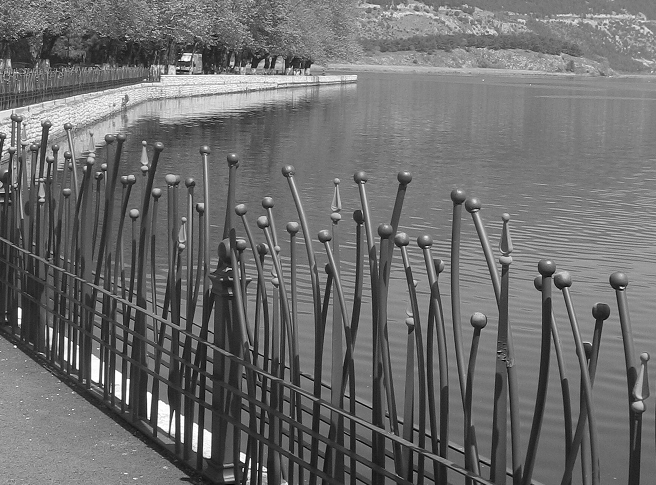
%> input picture 7200OT_Code file/Chap 02/my_image.bmp, 656 x 485 px
$ octave ThresholdingUsingIndexing.m   (GNU Octave 9; MATLAB toolbox functions it lacks are replaced by stand-ins)
%> lines starting %> are read from the running program, lines starting %| are printed output that depends on the picture; in (x1, y1, x2, y2) boxes, pixels count from 0 and x2, y2 are one past the last pixel; in counts of white or black regions, pixels touching at a corner belong together; the program's own positions count from 1
img = imread('my_image.bmp');		% Read image
%> img is the input picture: size 485x656 uint8; min 0, max 255, mean 109.7
subplot (1,2,1)				% Open a figure for 2 images
imshow(img)				% Show original image
title ('Original image')		% Add title
threshold = 150; 			% Set threshold level
img(img > 150) = 255;			% Set pixels above 150 to 255
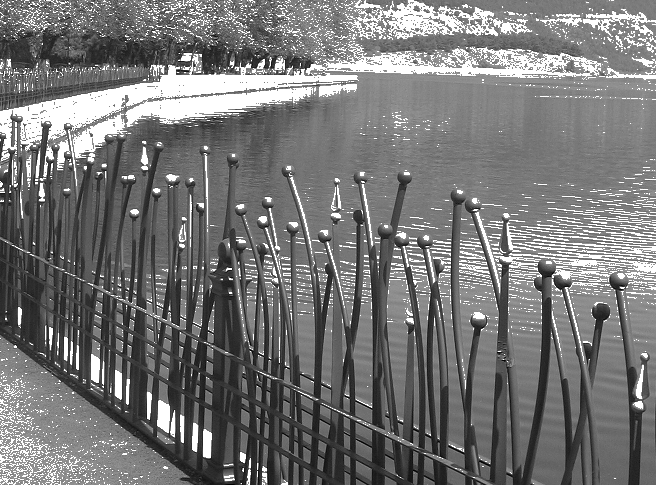
%> img: size 485x656 uint8; 12.1% of pixels changed, all inside (x1, y1, x2, y2) = (0, 0, 656, 485)
img(img <= 150) = 0;			% Set pixels below 150 to 0
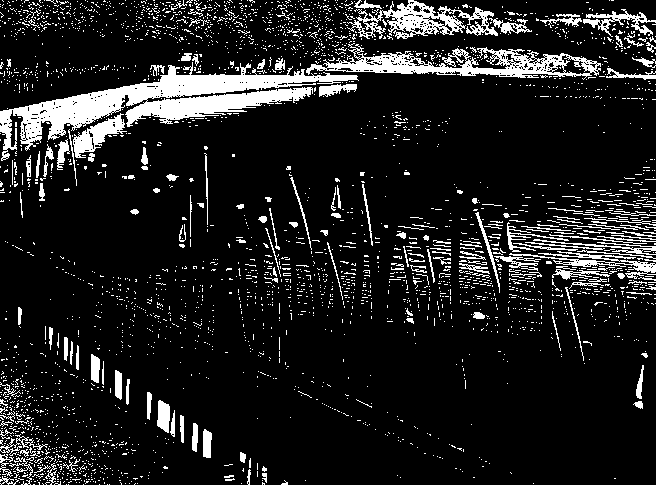
%> img: size 485x656 uint8; 12.2% white; 3176 white regions (3002 under 20 px), largest, box (x1, y1, x2, y2) and area: (0, 62, 359, 161) 9990, (306, 43, 601, 80) 3814, (347, 0, 498, 39) 2329
img = logical(img);
subplot (1,2,2)				% Make second image spot active
imshow(img)				% Show thresholded image
title ('Thresholded image')		% Add title

$ run again, with 7200OT_Code file/Chap 02/holiday_image2.bmp copied over 7200OT_Code file/Chap 02/my_image.bmp
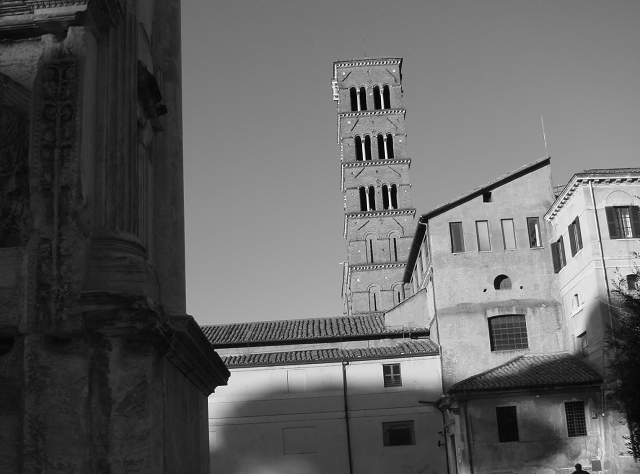
%> input picture 7200OT_Code file/Chap 02/holiday_image2.bmp, 640 x 474 px
%> img is the input picture: size 474x640 uint8; min 0, max 253, mean 98.4
%> `img(img > 150) = 255;`:
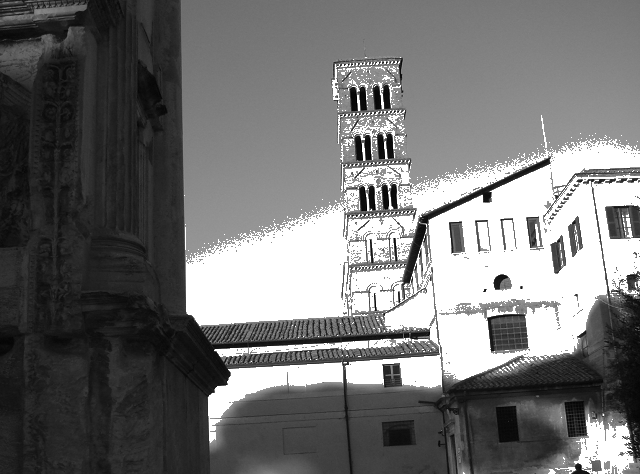
%> img: size 474x640 uint8; min 0, max 255, mean 114.5
%> `img(img <= 150) = 0;`:
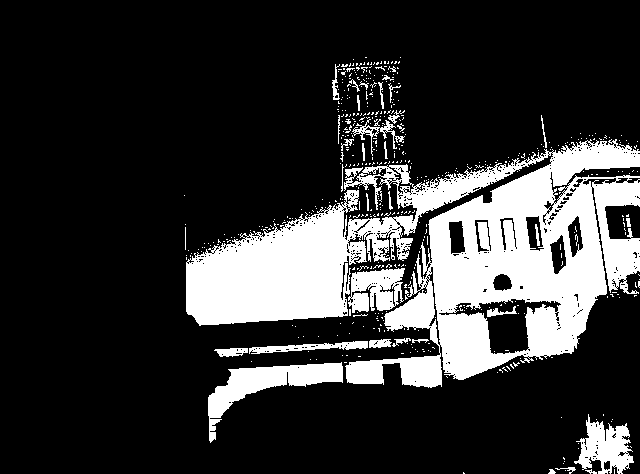
%> img: size 474x640 uint8; 20.8% white; 511 white regions (477 under 20 px), largest, box (x1, y1, x2, y2) and area: (186, 139, 640, 388) 52204, (208, 362, 343, 443) 3265, (574, 414, 634, 474) 1917

$ run again, with 7200OT_Code file/Chap 02/grandma.JPG saved as 7200OT_Code file/Chap 02/my_image.bmp
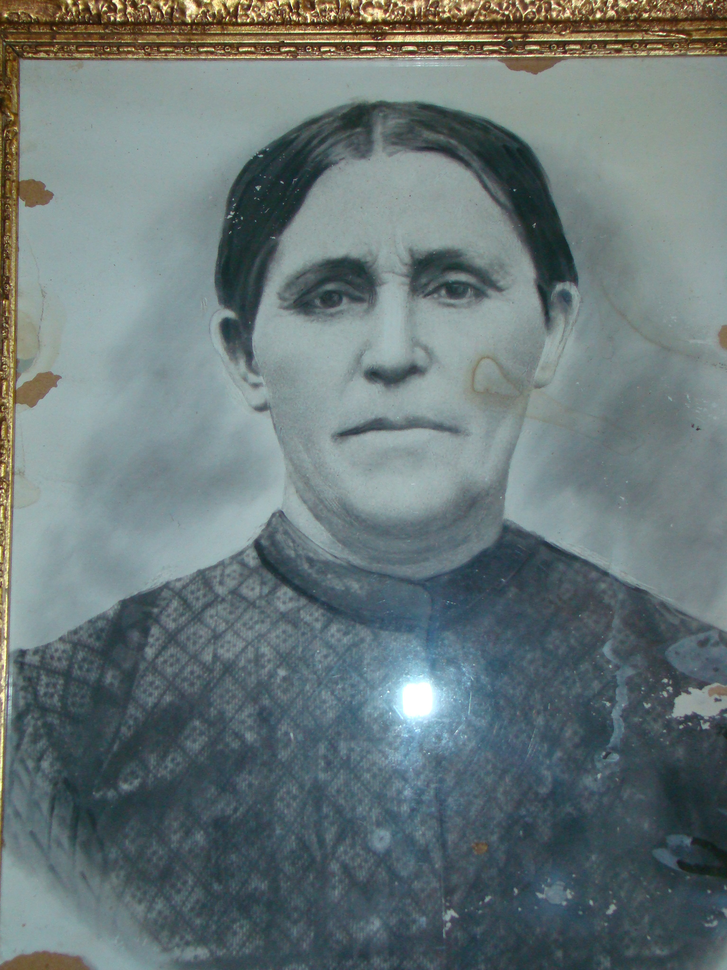
%> input picture 7200OT_Code file/Chap 02/grandma.JPG, 727 x 970 px, shrunk from 1536 x 2048 before the run
%> img is the input picture: size 970x727x3 uint8; mean R, G, B 105.3, 118.9, 119.9
%> `img(img <= 150) = 0;`:
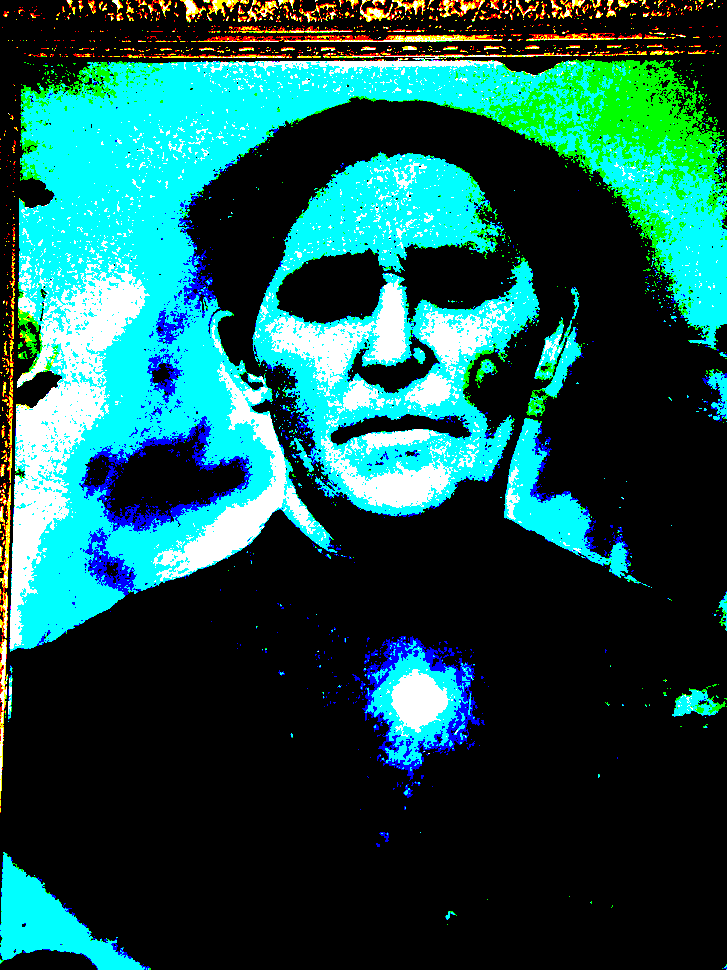
%> img: size 970x727x3 uint8; mean R, G, B 22.6, 84.1, 79
%> `title ('Thresholded image')`:
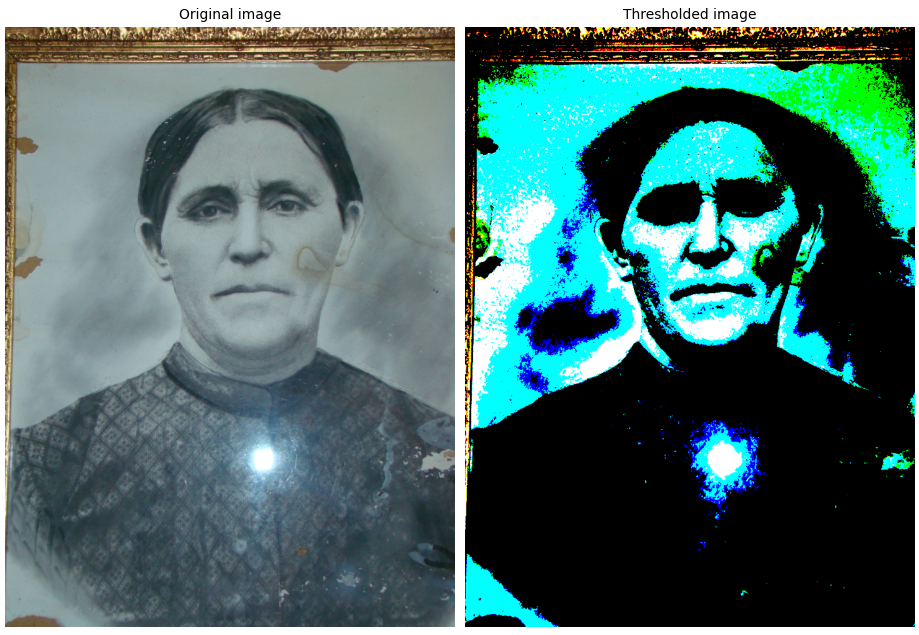
%> figure redrawn from the program's plot data, 2 panels
